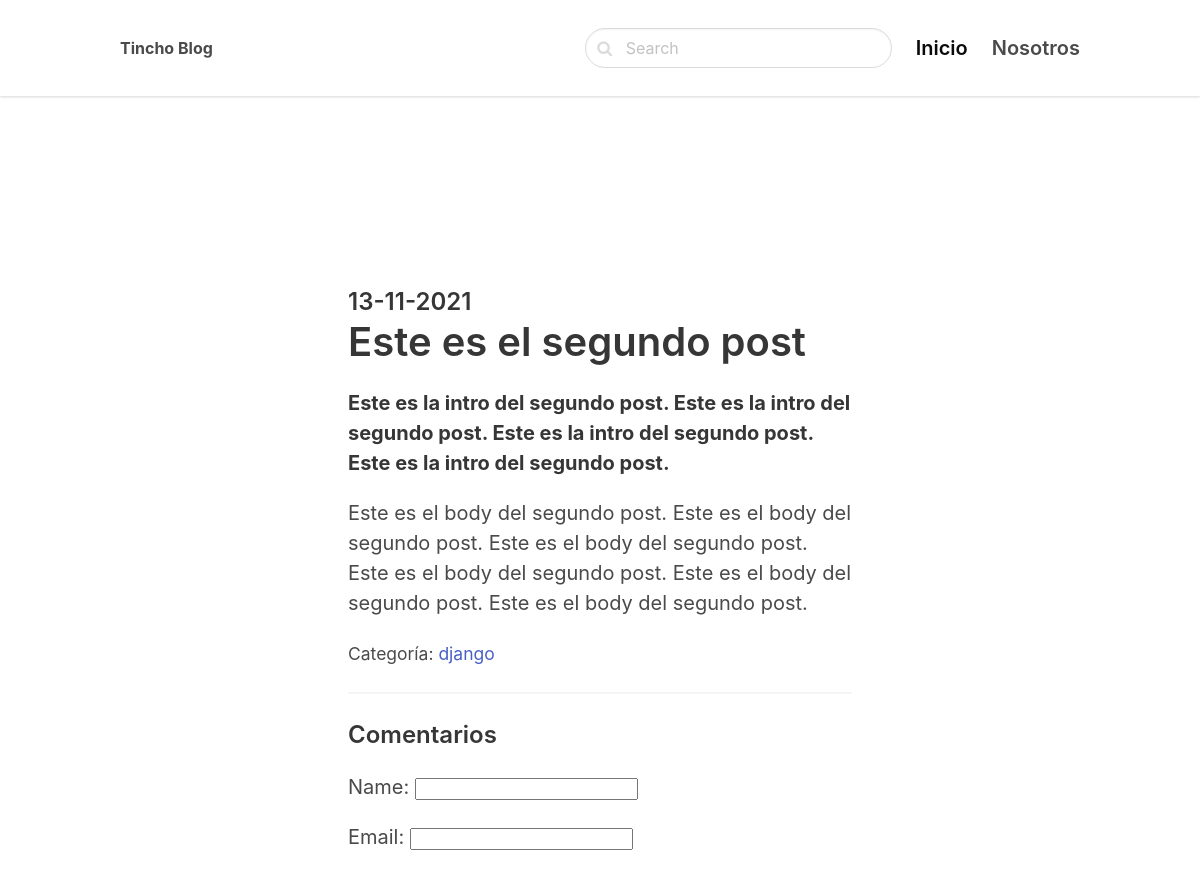
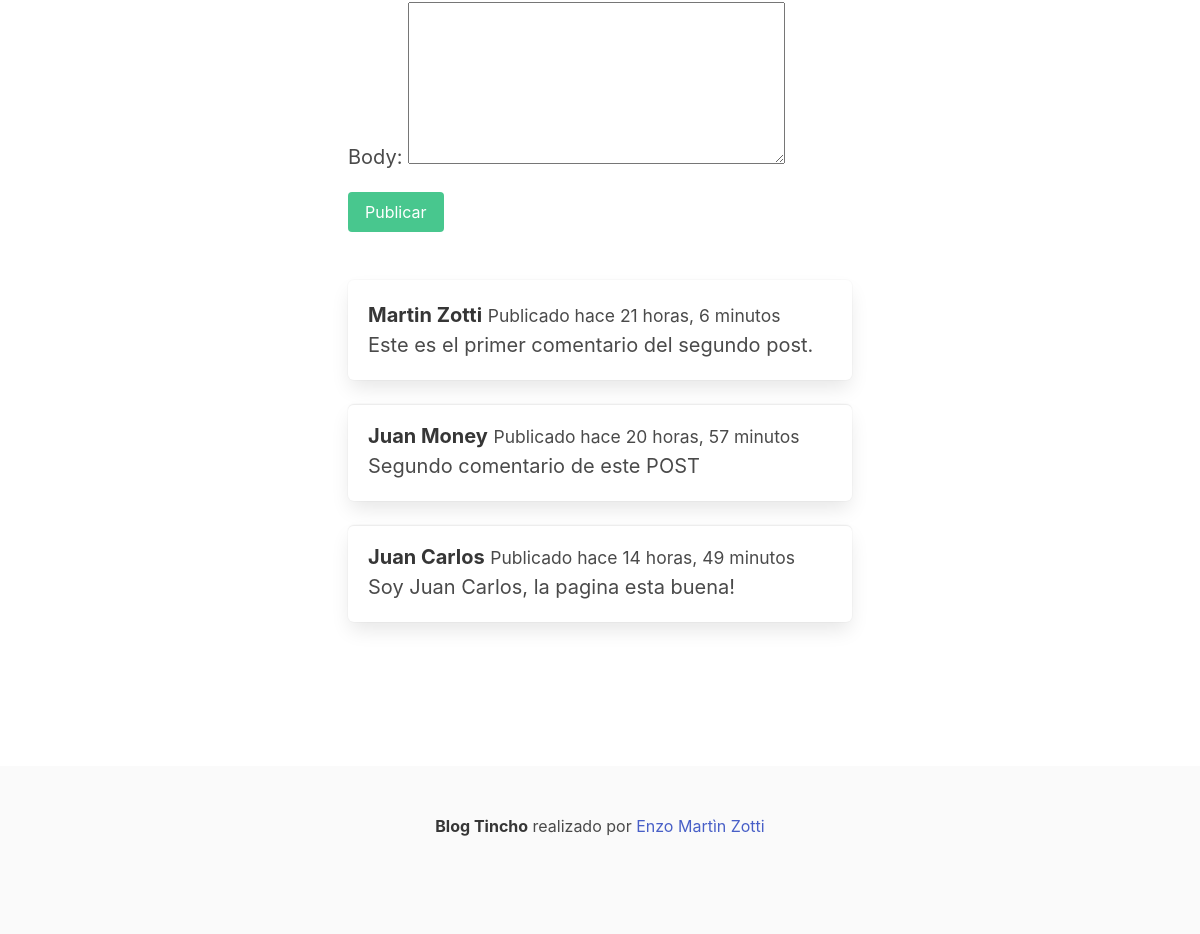
The app's page /django/segundo-post with its own data (2 pictures, top to bottom).
### blog/models.py (models this page shows, shortened)
class Post(models.Model):
    ACTIVE = 'active'
    DRAFT = 'draft'
    CHOICES_STATUS = (
        (ACTIVE, 'Activo'),
        (DRAFT, 'Borrador')
    )
    category = models.ForeignKey(Category, related_name='posts', on_delete=models.CASCADE)
    title = CharField(max_length=200)
    slug = SlugField()
    intro = TextField()
    body = TextField()
    created_at = DateTimeField(auto_now_add=True)
    status = CharField(max_length=10, choices=CHOICES_STATUS, default=ACTIVE)
    image = models.ImageField(upload_to='uploads/', blank=True, null=True)
    class Meta:
        ordering = ('-created_at',)

class Category(models.Model):
    title = CharField(max_length=200)
    slug = SlugField()
    class Meta:
        ordering = ('title',)
        verbose_name_plural = 'Categorias'
    def __str__(self):
        return self.title

class Comment(models.Model):
    post = models.ForeignKey(Post, related_name='comments', on_delete=models.CASCADE)
    name = CharField(max_length=200)
    email = EmailField()
    body = TextField()
    created_at = DateTimeField(auto_now_add=True)

### blog/views.py (the view)
# urls.py: path('<slug:category_slug>/<slug:slug>', views.detail, name='post_detail'),
def detail (request, category_slug ,slug):
    post = get_object_or_404(Post, slug=slug, status=Post.ACTIVE)
    if request.method == 'POST':
        form = CommentForm(request.POST)
        if form.is_valid():
            comment = form.save(commit=False)
            comment.post = post
            comment.save()
            return redirect('post_detail', slug=slug)
    else:
        form = CommentForm()
    return render (request, 'blog/detail.html', {'post': post, 'form': form})

### blog/forms.py
class CommentForm(forms.ModelForm):
    class Meta:
        model = Comment
        fields = ('name', 'email', 'body')

### blog/templates/blog/detail.html (shortened to what this page needs)
{% extends 'core/base.html' %}
{% block content %}
<section class="hero ">
    <div class="hero-body">
        <div class="container">
            <section class="section">
                <div class="columns">
                    <div class="column is-8 is-offset-2">
                        <div class="content is-medium">
                            <h2 class="subtitle is-4">{{post.created_at|date:'d-m-Y'}}</h2>
                            <h1 class="title">{{post.title}}</h1>
                            <p><strong>{{post.intro}}</strong></p>
                            <p>{{post.body}}</p>
                            <p><small>Categoría: <a
                                        href="{% url 'category_detail' post.category.slug %}">{{post.category}}</a></small>
                            </p>
                            <hr>
                            <h2 class="subtitle is-4">Comentarios</h2>
                            <form method="post" class="mb-6">
                                {{form.as_p}}
                                <div class="field">
                                    <div class="control">
                                        <button class="button is-success">Publicar</button>
                                    </div>
                                </div>
                            </form>
                            {% for comment in post.comments.all %}
                            <article class="media box">
                                <div class="media-content">
                                    <strong>{{comment.name}}</strong>
                                    <small>Publicado hace {{comment.created_at|timesince}}</small>
                                    <br>
                                    <p>{{comment.body}}</p>
                                </div>
                            </article>
                            {% endfor %}
                        </div>
                    </div>
                </div>
            </section>
        </div>
    </div>
</section>
{% endblock %}

### core/templates/core/base.html (shortened to what this page needs)
<!DOCTYPE html>
<html lang="en">
<head>
    <link rel="stylesheet" href="https://unpkg.com/bulma@0.9.3/css/bulma.min.css" />
    <link href="https://stackpath.bootstrapcdn.com/font-awesome/4.7.0/css/font-awesome.min.css" rel="stylesheet"
>
</head>
<body>
    <nav class="navbar">
        <div class="container">
            <div class="navbar-brand">
                <a class="navbar-item" href="/">
                    <strong>Tincho Blog</strong>
                </a>
            </div>
            <div id="navbarMenu" class="navbar-menu">
                <div class="navbar-end">
                    <div class=" navbar-item">
                        <form method="get" action="{% url 'search' %}">
                            <div class="control has-icons-left">
                                <input class="input is-rounded" name="query" type="text" placeholder="Search">
                                <span class="icon is-left">
                                </span>
                            </div>
                        </form>
                    </div>
                    <a href="/" class="navbar-item is-active is-size-5 has-text-weight-semibold">
                        Inicio
                    </a>
                    <a href="{% url 'about' %}" class="navbar-item is-size-5 has-text-weight-semibold">
                        Nosotros
                    </a>
                </div>
            </div>
        </div>
    </nav>
    <section class="section">
        <div class="container">
            {% block content %}
            {% endblock %}
        </div>
    </section>
    <footer class="footer">
        <div class="content has-text-centered">
            <p>
                <strong>Blog Tincho</strong> realizado por <a href="https://www.enzomartinzotti.com.ar/">Enzo Martìn
                    Zotti</a>
            </p>
        </div>
    </footer>
</body>
</html>

### core/templates/core/base.html (style rules this page uses)
nav.navbar { height: 6rem !important; box-shadow: 0 1px 3px 0 rgba(0, 0, 0, .1), 0 1px 2px 0 rgba(0, 0, 0, .06) !important; }

### records on screen
Post: created_at "13-11-2021", title "Este es el segundo post", intro "Este es la intro del segundo post. Este es la intro del segundo post. Este es la intro del segundo post. Este es la intro del segundo post.", body "Este es el body del segundo post. Este es el body del segundo post. Este es el body del segundo post. Este es el body del segundo post. Este es el body del segundo post. Este es el body del segundo post.", category "django"
Comment: name "Martin Zotti", created_at "21 horas, 6 minutos", body "Este es el primer comentario del segundo post."
Comment: name "Juan Money", created_at "20 horas, 57 minutos", body "Segundo comentario de este POST"
Comment: name "Juan Carlos", created_at "14 horas, 49 minutos", body "Soy Juan Carlos, la pagina esta buena!"
